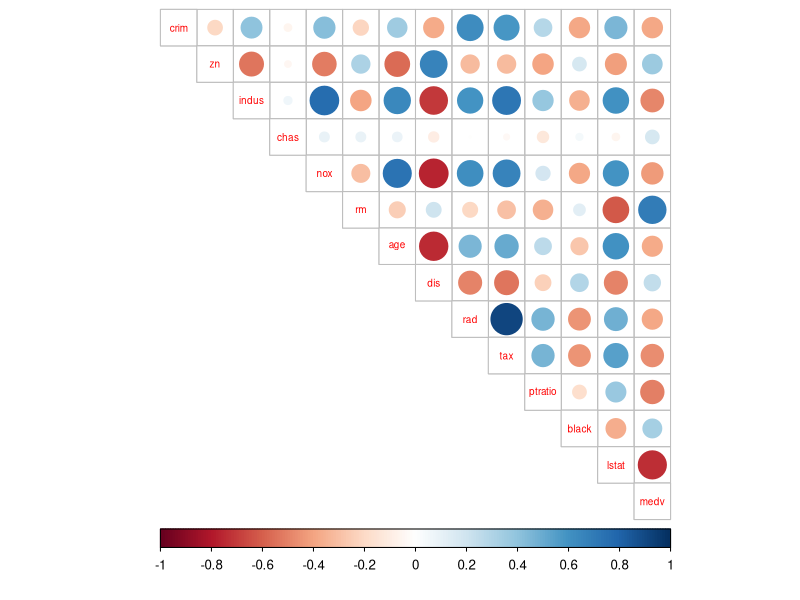
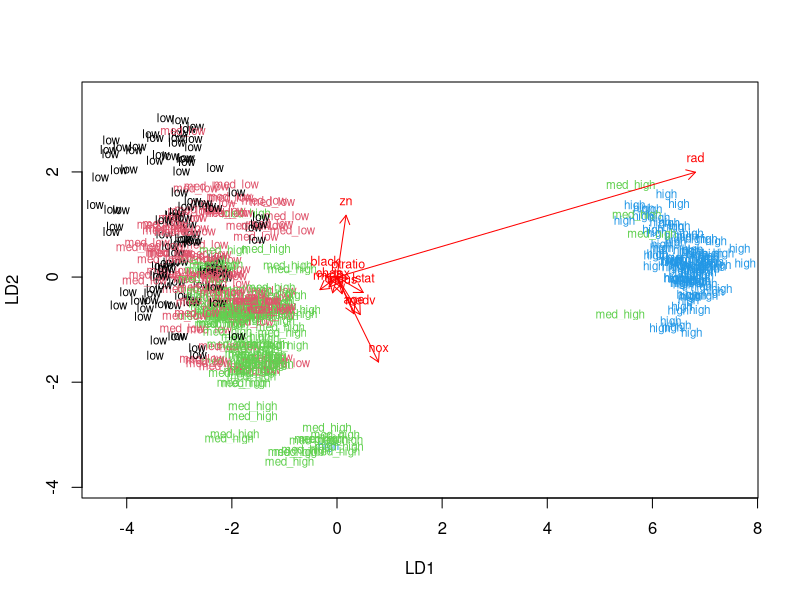
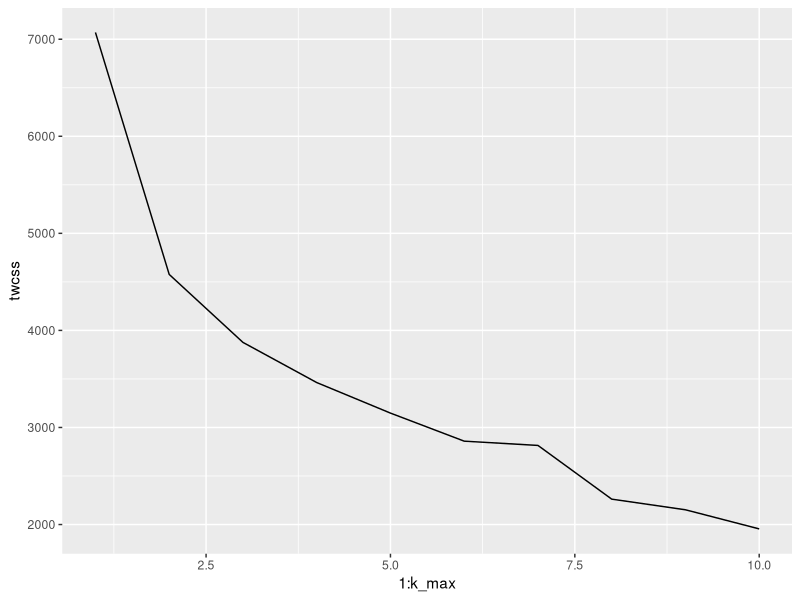
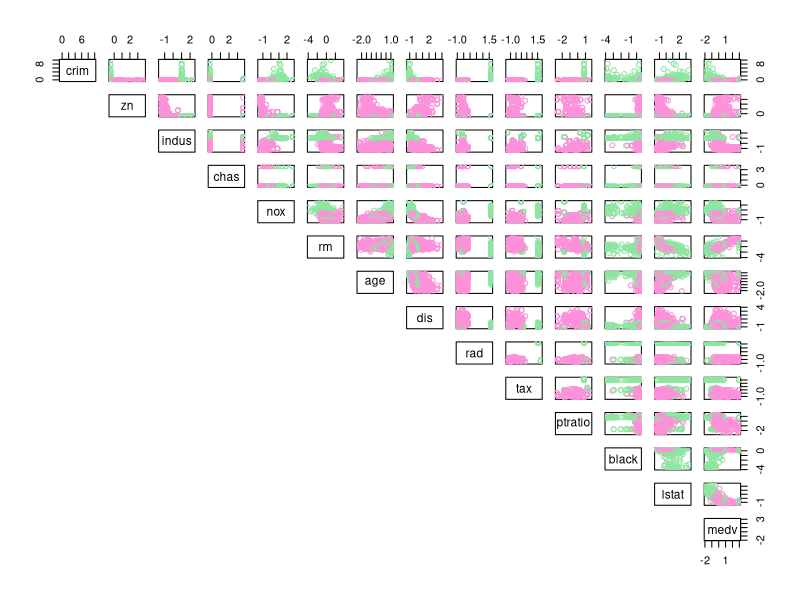

Generate these figures, in order, with R:
## ---- chunk 1
# Set working directory
setwd("Z:/Jatko-opinnot/IODS/IODS-project-1")
#setwd("C:/Users/sirja/Documents/IODS-project-1")

# Access needed libraries
library("MASS")
library("tidyverse")
library("corrplot")

## ---- chunk 2
# load the data
data("Boston")

# explore the dataset
str(Boston)
## ---- chunk 3
# calculate the correlation matrix and round it
cor_matrix<-cor(Boston) 

# print the correlation matrix
cor_matrix %>% round(digits = 2)

# visualize the correlation matrix
corrplot(cor_matrix, method="circle", type = "upper", cl.pos = "b", tl.pos = "d", tl.cex = 0.6)

## ---- chunk 4
# center and standardize variables
boston_scaled <- scale(Boston)

# summaries of the scaled variables
summary(boston_scaled)

# check the class of the boston_scaled object
class(boston_scaled)

# change the object to data frame
boston_scaled <- as.data.frame(boston_scaled)
# summary of the scaled crime rate
summary(boston_scaled$crim)

## ---- chunk 5
# create a quantile vector of crim and print it
bins <- quantile(boston_scaled$crim)
bins

# create a categorical variable 'crime'
crime <- cut(boston_scaled$crim, breaks = bins, include.lowest = TRUE, label = c("low", "med_low", "med_high", "high"))

# look at the table of the new factor crime
crime

# remove original crim from the dataset
boston_scaled <- dplyr::select(boston_scaled, -crim)

# add the new categorical value to scaled data
boston_scaled <- data.frame(boston_scaled, crime)

## ---- chunk 6
# number of rows in the Boston dataset 
n <- nrow(boston_scaled)

# choose randomly 80% of the rows
ind <- sample(n,  size = n * 0.8)

# create train set
train <- boston_scaled[ind,]

# create test set 
test <- boston_scaled[-ind,]

# save the correct classes from test data
correct_classes <- test$crime

# remove the crime variable from test data
test <- dplyr::select(test, -crime)
## ---- chunk 7
# linear discriminant analysis
lda.fit <- lda(crime ~ ., data = train)

# print the lda.fit object
lda.fit

# the function for lda biplot arrows
lda.arrows <- function(x, myscale = 1, arrow_heads = 0.1, color = "red", tex = 0.75, choices = c(1,2)){
  heads <- coef(x)
  arrows(x0 = 0, y0 = 0, 
         x1 = myscale * heads[,choices[1]], 
         y1 = myscale * heads[,choices[2]], col=color, length = arrow_heads)
  text(myscale * heads[,choices], labels = row.names(heads), 
       cex = tex, col=color, pos=3)
}

# target classes as numeric
classes <- as.numeric(train$crime)

# plot the lda results
plot(lda.fit, dimen = 2, col = classes, pch = classes)
lda.arrows(lda.fit, myscale = 2)

## ---- chunk 8
# predict classes with test data
lda.pred <- predict(lda.fit, newdata = test)

# cross tabulate the results
table(correct = correct_classes, predicted = lda.pred$class)
## ---- chunk 9
data(Boston)

# standardize the dataset
boston_scaled <- scale(Boston)
boston_scaled <- as.data.frame(boston_scaled)
## ---- chunk 10
# euclidean distance matrix
dist_eu <- dist(boston_scaled)

# look at the summary of the distances
summary(dist_eu)
## ---- chunk 11
# k-means clustering
km <-kmeans(boston_scaled, centers = 3)

## ---- chunk 12
set.seed(123)

# determine the number of clusters
k_max <- 10

# calculate the total within sum of squares
twcss <- sapply(1:k_max, function(k){kmeans(boston_scaled, k)$tot.withinss})

# visualize the results
qplot(x = 1:k_max, y = twcss, geom = 'line')
## ---- chunk 13
# k-means clustering
km <-kmeans(boston_scaled, centers = 2)

## ---- chunk 14
# plot the Boston dataset with clusters
pairs(boston_scaled, col = c("#fc90d9", "#8de6a0")[km$cluster], lower.panel = NULL) 

